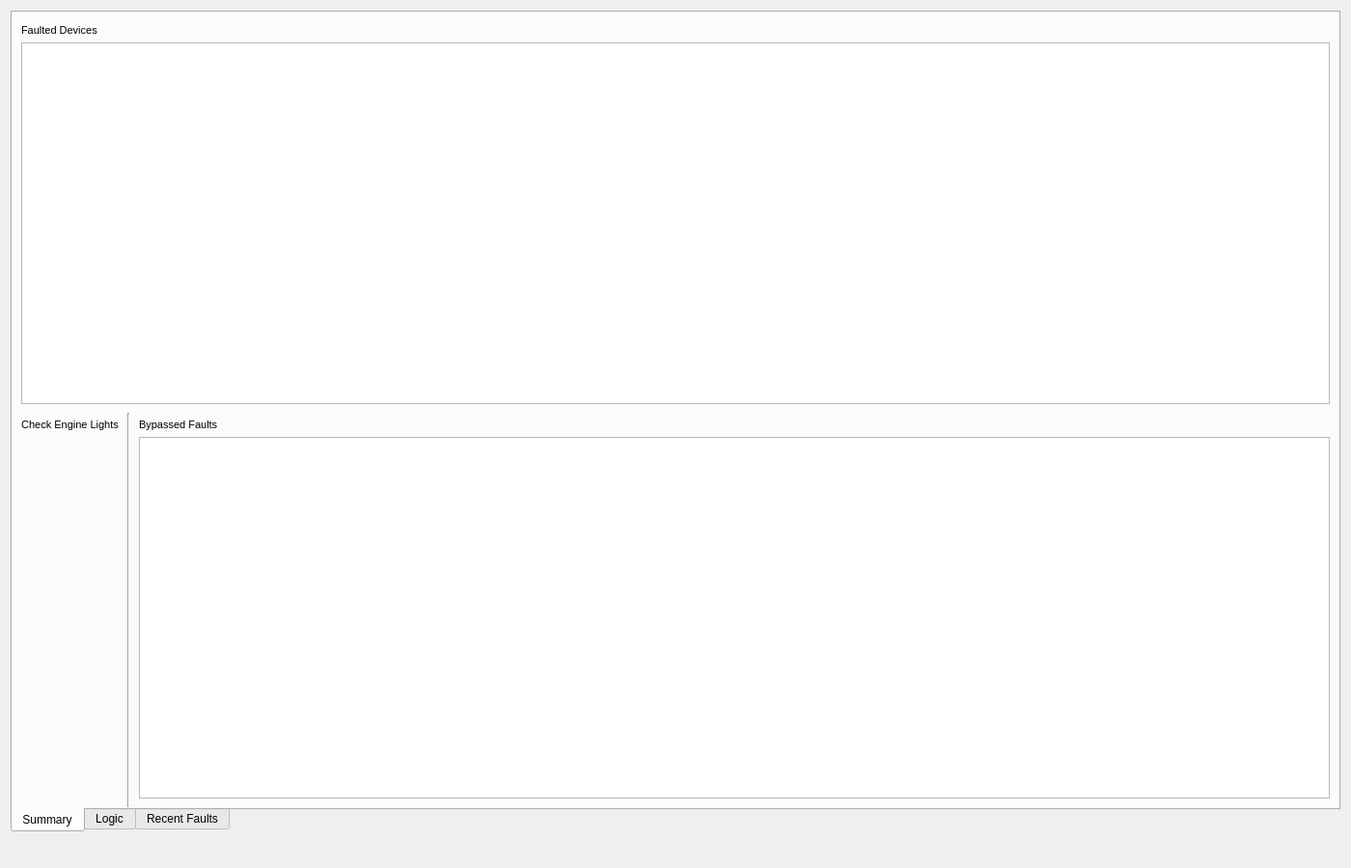
<?xml version="1.0" encoding="UTF-8"?>
<ui version="4.0">
 <class>Form</class>
 <widget class="QWidget" name="Form">
  <property name="geometry">
   <rect>
    <x>0</x>
    <y>0</y>
    <width>1400</width>
    <height>900</height>
   </rect>
  </property>
  <property name="windowTitle">
   <string>SC MPS GUI</string>
  </property>
  <layout class="QVBoxLayout" name="verticalLayout">
   <item>
    <widget class="QTabWidget" name="tabWidget">
     <property name="tabPosition">
      <enum>QTabWidget::South</enum>
     </property>
     <property name="tabShape">
      <enum>QTabWidget::Rounded</enum>
     </property>
     <property name="currentIndex">
      <number>0</number>
     </property>
     <widget class="QWidget" name="summary_tab">
      <property name="styleSheet">
       <string notr="true">PyDMEmbeddedDisplay{
	background-color: rgb(105, 105, 105);
	border-color: rgb(105, 105, 105);
}</string>
      </property>
      <attribute name="title">
       <string>Summary</string>
      </attribute>
      <layout class="QVBoxLayout" name="verticalLayout_3">
       <property name="spacing">
        <number>0</number>
       </property>
       <property name="leftMargin">
        <number>0</number>
       </property>
       <property name="topMargin">
        <number>0</number>
       </property>
       <property name="rightMargin">
        <number>0</number>
       </property>
       <property name="bottomMargin">
        <number>0</number>
       </property>
       <item>
        <layout class="QVBoxLayout" name="summ_lyt">
         <property name="spacing">
          <number>0</number>
         </property>
         <item>
          <layout class="QHBoxLayout" name="permit_lyt">
           <property name="spacing">
            <number>7</number>
           </property>
           <property name="bottomMargin">
            <number>6</number>
           </property>
           <item>
            <widget class="PyDMEmbeddedDisplay" name="sc_bsyd_embed">
             <property name="maximumSize">
              <size>
               <width>250</width>
               <height>250</height>
              </size>
             </property>
             <property name="toolTip">
              <string/>
             </property>
             <property name="frameShape">
              <enum>QFrame::NoFrame</enum>
             </property>
             <property name="macros" stdset="0">
              <string>{&quot;DEVICE_NAME&quot;: &quot;SC_BSYD&quot;, &quot;P_PV&quot;: &quot;SC_BSYD&quot;, &quot;T_PV&quot;: &quot;2&quot;}</string>
             </property>
             <property name="filename" stdset="0">
              <string>resources/mps_permit_panel.ui</string>
             </property>
             <property name="loadWhenShown" stdset="0">
              <bool>true</bool>
             </property>
             <property name="disconnectWhenHidden" stdset="0">
              <bool>true</bool>
             </property>
            </widget>
           </item>
           <item>
            <widget class="PyDMEmbeddedDisplay" name="sc_diag0_embed">
             <property name="maximumSize">
              <size>
               <width>250</width>
               <height>250</height>
              </size>
             </property>
             <property name="toolTip">
              <string/>
             </property>
             <property name="frameShape">
              <enum>QFrame::NoFrame</enum>
             </property>
             <property name="macros" stdset="0">
              <string>{&quot;DEVICE_NAME&quot;:&quot;SC_DIAG0&quot;, &quot;P_PV&quot;:&quot;SC_DIAG0&quot;, &quot;T_PV&quot;:&quot;1&quot;}</string>
             </property>
             <property name="filename" stdset="0">
              <string>resources/mps_permit_panel.ui</string>
             </property>
            </widget>
           </item>
           <item>
            <widget class="PyDMEmbeddedDisplay" name="sc_hxr_embed">
             <property name="maximumSize">
              <size>
               <width>250</width>
               <height>250</height>
              </size>
             </property>
             <property name="toolTip">
              <string/>
             </property>
             <property name="frameShape">
              <enum>QFrame::NoFrame</enum>
             </property>
             <property name="macros" stdset="0">
              <string>{&quot;DEVICE_NAME&quot;:&quot;SC_HXR&quot;, &quot;P_PV&quot;:&quot;SC_HXR&quot;, &quot;T_PV&quot;:&quot;3&quot;}</string>
             </property>
             <property name="filename" stdset="0">
              <string>resources/mps_permit_panel.ui</string>
             </property>
            </widget>
           </item>
           <item>
            <widget class="PyDMEmbeddedDisplay" name="sc_sxr_embed">
             <property name="maximumSize">
              <size>
               <width>250</width>
               <height>250</height>
              </size>
             </property>
             <property name="toolTip">
              <string/>
             </property>
             <property name="frameShape">
              <enum>QFrame::NoFrame</enum>
             </property>
             <property name="macros" stdset="0">
              <string>{&quot;DEVICE_NAME&quot;:&quot;SC_SXR&quot;, &quot;P_PV&quot;:&quot;SC_SXR&quot;, &quot;T_PV&quot;:&quot;4&quot;}</string>
             </property>
             <property name="filename" stdset="0">
              <string>resources/mps_permit_panel.ui</string>
             </property>
            </widget>
           </item>
           <item>
            <widget class="PyDMEmbeddedDisplay" name="laser_embed">
             <property name="maximumSize">
              <size>
               <width>250</width>
               <height>250</height>
              </size>
             </property>
             <property name="toolTip">
              <string/>
             </property>
             <property name="frameShape">
              <enum>QFrame::NoFrame</enum>
             </property>
             <property name="macros" stdset="0">
              <string>{&quot;DEVICE_NAME&quot;:&quot;LASER&quot;, &quot;P_PV&quot;:&quot;LASER&quot;, &quot;T_PV&quot;:&quot;0&quot;}</string>
             </property>
             <property name="filename" stdset="0">
              <string>resources/mps_permit_panel.ui</string>
             </property>
            </widget>
           </item>
           <item>
            <widget class="PyDMEmbeddedDisplay" name="sc_lesa_embed">
             <property name="maximumSize">
              <size>
               <width>250</width>
               <height>250</height>
              </size>
             </property>
             <property name="toolTip">
              <string/>
             </property>
             <property name="frameShape">
              <enum>QFrame::NoFrame</enum>
             </property>
             <property name="macros" stdset="0">
              <string>{&quot;DEVICE_NAME&quot;:&quot;SC_LESA&quot;, &quot;P_PV&quot;:&quot;SC_LESA&quot;, &quot;T_PV&quot;:&quot;5&quot;}</string>
             </property>
             <property name="filename" stdset="0">
              <string>resources/mps_permit_panel.ui</string>
             </property>
            </widget>
           </item>
          </layout>
         </item>
         <item>
          <widget class="QFrame" name="summ_frame">
           <layout class="QVBoxLayout" name="verticalLayout_5">
            <property name="topMargin">
             <number>6</number>
            </property>
            <item>
             <widget class="QLabel" name="fault_lbl">
              <property name="font">
               <font>
                <pointsize>8</pointsize>
               </font>
              </property>
              <property name="text">
               <string>Faulted Devices</string>
              </property>
             </widget>
            </item>
            <item>
             <widget class="QTableView" name="summ_tbl">
              <property name="sizePolicy">
               <sizepolicy hsizetype="Expanding" vsizetype="Expanding">
                <horstretch>0</horstretch>
                <verstretch>0</verstretch>
               </sizepolicy>
              </property>
              <property name="contextMenuPolicy">
               <enum>Qt::CustomContextMenu</enum>
              </property>
              <property name="alternatingRowColors">
               <bool>true</bool>
              </property>
              <property name="selectionBehavior">
               <enum>QAbstractItemView::SelectRows</enum>
              </property>
              <property name="verticalScrollMode">
               <enum>QAbstractItemView::ScrollPerPixel</enum>
              </property>
              <property name="horizontalScrollMode">
               <enum>QAbstractItemView::ScrollPerPixel</enum>
              </property>
              <attribute name="horizontalHeaderDefaultSectionSize">
               <number>100</number>
              </attribute>
              <attribute name="horizontalHeaderHighlightSections">
               <bool>false</bool>
              </attribute>
             </widget>
            </item>
           </layout>
          </widget>
         </item>
         <item>
          <layout class="QHBoxLayout" name="summ_bot_lyt">
           <item>
            <widget class="QFrame" name="engine_frame">
             <layout class="QVBoxLayout" name="engine_lyt" stretch="2,3,3">
              <property name="topMargin">
               <number>6</number>
              </property>
              <item>
               <widget class="QLabel" name="engine_lbl">
                <property name="font">
                 <font>
                  <pointsize>8</pointsize>
                 </font>
                </property>
                <property name="text">
                 <string>Check Engine Lights</string>
                </property>
                <property name="alignment">
                 <set>Qt::AlignHCenter|Qt::AlignTop</set>
                </property>
               </widget>
              </item>
              <item>
               <widget class="PyDMByteIndicator" name="mp01_bit">
                <property name="toolTip">
                 <string/>
                </property>
                <property name="alarmSensitiveBorder" stdset="0">
                 <bool>true</bool>
                </property>
                <property name="channel" stdset="0">
                 <string>ca://SIOC:SYS0:MP01:MonitorReady</string>
                </property>
                <property name="offColor" stdset="0">
                 <color>
                  <red>255</red>
                  <green>0</green>
                  <blue>0</blue>
                 </color>
                </property>
                <property name="showLabels" stdset="0">
                 <bool>true</bool>
                </property>
                <property name="circles" stdset="0">
                 <bool>true</bool>
                </property>
                <property name="labels" stdset="0">
                 <stringlist>
                  <string>MP01</string>
                 </stringlist>
                </property>
               </widget>
              </item>
              <item>
               <widget class="PyDMByteIndicator" name="mp03_bit">
                <property name="toolTip">
                 <string/>
                </property>
                <property name="alarmSensitiveBorder" stdset="0">
                 <bool>true</bool>
                </property>
                <property name="channel" stdset="0">
                 <string>ca://SIOC:SYS0:MP03:MonitorReady</string>
                </property>
                <property name="offColor" stdset="0">
                 <color>
                  <red>255</red>
                  <green>0</green>
                  <blue>0</blue>
                 </color>
                </property>
                <property name="showLabels" stdset="0">
                 <bool>true</bool>
                </property>
                <property name="circles" stdset="0">
                 <bool>true</bool>
                </property>
                <property name="labels" stdset="0">
                 <stringlist>
                  <string>MP03</string>
                 </stringlist>
                </property>
               </widget>
              </item>
             </layout>
            </widget>
           </item>
           <item>
            <widget class="Line" name="line">
             <property name="orientation">
              <enum>Qt::Vertical</enum>
             </property>
            </widget>
           </item>
           <item>
            <widget class="QFrame" name="byp_frame">
             <layout class="QVBoxLayout" name="byp_lyt">
              <property name="topMargin">
               <number>6</number>
              </property>
              <item>
               <widget class="QLabel" name="byp_lbl">
                <property name="font">
                 <font>
                  <pointsize>8</pointsize>
                 </font>
                </property>
                <property name="text">
                 <string>Bypassed Faults</string>
                </property>
               </widget>
              </item>
              <item>
               <widget class="QTableView" name="byp_tbl">
                <property name="contextMenuPolicy">
                 <enum>Qt::CustomContextMenu</enum>
                </property>
                <property name="alternatingRowColors">
                 <bool>true</bool>
                </property>
                <property name="selectionBehavior">
                 <enum>QAbstractItemView::SelectRows</enum>
                </property>
                <property name="verticalScrollMode">
                 <enum>QAbstractItemView::ScrollPerPixel</enum>
                </property>
                <property name="horizontalScrollMode">
                 <enum>QAbstractItemView::ScrollPerPixel</enum>
                </property>
                <attribute name="horizontalHeaderHighlightSections">
                 <bool>false</bool>
                </attribute>
               </widget>
              </item>
             </layout>
            </widget>
           </item>
          </layout>
         </item>
        </layout>
       </item>
      </layout>
     </widget>
     <widget class="QWidget" name="logic_tab">
      <attribute name="title">
       <string>Logic</string>
      </attribute>
      <layout class="QVBoxLayout" name="verticalLayout_2">
       <item>
        <layout class="QHBoxLayout" name="logic_filter_lyt">
         <item>
          <widget class="QCheckBox" name="inactive_chck">
           <property name="text">
            <string>Show Inactive Faults</string>
           </property>
          </widget>
         </item>
         <item>
          <spacer name="logic_filter_spcr">
           <property name="orientation">
            <enum>Qt::Horizontal</enum>
           </property>
           <property name="sizeHint" stdset="0">
            <size>
             <width>40</width>
             <height>20</height>
            </size>
           </property>
          </spacer>
         </item>
         <item>
          <widget class="QLineEdit" name="logic_filter_edt">
           <property name="placeholderText">
            <string>Case-insensitive Filter</string>
           </property>
          </widget>
         </item>
        </layout>
       </item>
       <item>
        <widget class="QSplitter" name="logic_spltr">
         <property name="orientation">
          <enum>Qt::Vertical</enum>
         </property>
         <widget class="QTableView" name="logic_tbl">
          <property name="contextMenuPolicy">
           <enum>Qt::DefaultContextMenu</enum>
          </property>
          <property name="alternatingRowColors">
           <bool>true</bool>
          </property>
          <property name="selectionBehavior">
           <enum>QAbstractItemView::SelectRows</enum>
          </property>
          <property name="verticalScrollMode">
           <enum>QAbstractItemView::ScrollPerPixel</enum>
          </property>
          <property name="horizontalScrollMode">
           <enum>QAbstractItemView::ScrollPerPixel</enum>
          </property>
          <attribute name="horizontalHeaderDefaultSectionSize">
           <number>100</number>
          </attribute>
          <attribute name="horizontalHeaderHighlightSections">
           <bool>false</bool>
          </attribute>
         </widget>
         <widget class="QScrollArea" name="dtls_area">
          <property name="widgetResizable">
           <bool>true</bool>
          </property>
          <widget class="QWidget" name="dtls_cntnt">
           <property name="geometry">
            <rect>
             <x>0</x>
             <y>0</y>
             <width>262</width>
             <height>289</height>
            </rect>
           </property>
           <layout class="QVBoxLayout" name="verticalLayout_4">
            <item>
             <layout class="QHBoxLayout" name="dtls_row1_lyt">
              <item>
               <widget class="QLabel" name="dtls_title_lbl">
                <property name="font">
                 <font>
                  <pointsize>10</pointsize>
                  <weight>75</weight>
                  <bold>true</bold>
                 </font>
                </property>
                <property name="text">
                 <string>Selection Details</string>
                </property>
               </widget>
              </item>
              <item>
               <spacer name="dtls_row1_spcr">
                <property name="orientation">
                 <enum>Qt::Horizontal</enum>
                </property>
                <property name="sizeHint" stdset="0">
                 <size>
                  <width>1353</width>
                  <height>20</height>
                 </size>
                </property>
               </spacer>
              </item>
              <item>
               <widget class="QPushButton" name="dtls_close_btn">
                <property name="sizePolicy">
                 <sizepolicy hsizetype="Fixed" vsizetype="Fixed">
                  <horstretch>0</horstretch>
                  <verstretch>0</verstretch>
                 </sizepolicy>
                </property>
                <property name="minimumSize">
                 <size>
                  <width>15</width>
                  <height>15</height>
                 </size>
                </property>
                <property name="maximumSize">
                 <size>
                  <width>15</width>
                  <height>15</height>
                 </size>
                </property>
                <property name="font">
                 <font>
                  <weight>75</weight>
                  <bold>true</bold>
                 </font>
                </property>
                <property name="styleSheet">
                 <string notr="true">background-color: rgb(255, 85, 0);</string>
                </property>
                <property name="text">
                 <string>X</string>
                </property>
               </widget>
              </item>
             </layout>
            </item>
            <item>
             <layout class="QHBoxLayout" name="dtls_row2_lyt">
              <item>
               <widget class="QLabel" name="dtls_name_title_lbl">
                <property name="text">
                 <string>Name:</string>
                </property>
               </widget>
              </item>
              <item>
               <widget class="QLabel" name="dtls_name_lbl">
                <property name="text">
                 <string>&lt;Display Name&gt;</string>
                </property>
               </widget>
              </item>
              <item>
               <spacer name="dtls_row2_spcr">
                <property name="orientation">
                 <enum>Qt::Horizontal</enum>
                </property>
                <property name="sizeHint" stdset="0">
                 <size>
                  <width>40</width>
                  <height>20</height>
                 </size>
                </property>
               </spacer>
              </item>
              <item>
               <widget class="PyDMRelatedDisplayButton" name="dtls_byp_btn">
                <property name="toolTip">
                 <string/>
                </property>
                <property name="text">
                 <string>Bypass...</string>
                </property>
                <property name="filenames" stdset="0">
                 <stringlist>
                  <string>$PYDM/mps/mps_bypass.ui</string>
                 </stringlist>
                </property>
                <property name="titles" stdset="0">
                 <stringlist>
                  <string>Bypass: ${DEVICE_BYP}</string>
                 </stringlist>
                </property>
                <property name="showIcon" stdset="0">
                 <bool>false</bool>
                </property>
                <property name="macros" stdset="0">
                 <stringlist>
                  <string>{}</string>
                 </stringlist>
                </property>
                <property name="openInNewWindow" stdset="0">
                 <bool>true</bool>
                </property>
               </widget>
              </item>
             </layout>
            </item>
            <item>
             <layout class="QHBoxLayout" name="dtls_row3_lyt">
              <item>
               <widget class="QLabel" name="dtls_state_title_lbl">
                <property name="sizePolicy">
                 <sizepolicy hsizetype="Fixed" vsizetype="Preferred">
                  <horstretch>0</horstretch>
                  <verstretch>0</verstretch>
                 </sizepolicy>
                </property>
                <property name="text">
                 <string>Current State:</string>
                </property>
               </widget>
              </item>
              <item>
               <widget class="PyDMLabel" name="dtls_state_lbl">
                <property name="toolTip">
                 <string/>
                </property>
               </widget>
              </item>
             </layout>
            </item>
            <item>
             <layout class="QHBoxLayout" name="dtls_row4_lyt">
              <item>
               <widget class="QLabel" name="dtls_ign_title_lbl">
                <property name="sizePolicy">
                 <sizepolicy hsizetype="Fixed" vsizetype="Preferred">
                  <horstretch>0</horstretch>
                  <verstretch>0</verstretch>
                 </sizepolicy>
                </property>
                <property name="text">
                 <string>Ignored When:</string>
                </property>
               </widget>
              </item>
              <item>
               <widget class="QLabel" name="dtls_ign_lbl">
                <property name="text">
                 <string>&lt;Ignored Conditions&gt;</string>
                </property>
               </widget>
              </item>
             </layout>
            </item>
            <item>
             <widget class="QTableWidget" name="dtls_truth_tbl">
              <property name="sizePolicy">
               <sizepolicy hsizetype="Expanding" vsizetype="Fixed">
                <horstretch>0</horstretch>
                <verstretch>0</verstretch>
               </sizepolicy>
              </property>
              <property name="verticalScrollBarPolicy">
               <enum>Qt::ScrollBarAlwaysOff</enum>
              </property>
              <property name="horizontalScrollBarPolicy">
               <enum>Qt::ScrollBarAlwaysOff</enum>
              </property>
              <property name="sizeAdjustPolicy">
               <enum>QAbstractScrollArea::AdjustToContents</enum>
              </property>
              <property name="editTriggers">
               <set>QAbstractItemView::NoEditTriggers</set>
              </property>
              <property name="selectionBehavior">
               <enum>QAbstractItemView::SelectRows</enum>
              </property>
              <attribute name="horizontalHeaderDefaultSectionSize">
               <number>225</number>
              </attribute>
              <attribute name="horizontalHeaderHighlightSections">
               <bool>false</bool>
              </attribute>
              <attribute name="verticalHeaderVisible">
               <bool>false</bool>
              </attribute>
              <attribute name="verticalHeaderHighlightSections">
               <bool>false</bool>
              </attribute>
              <column>
               <property name="text">
                <string>State</string>
               </property>
              </column>
              <column>
               <property name="text">
                <string>Value</string>
               </property>
              </column>
              <column>
               <property name="text">
                <string>SC_BSYD</string>
               </property>
              </column>
              <column>
               <property name="text">
                <string>SC_DIAG0</string>
               </property>
              </column>
              <column>
               <property name="text">
                <string>SC_HXR</string>
               </property>
              </column>
              <column>
               <property name="text">
                <string>SC_SXR</string>
               </property>
              </column>
              <column>
               <property name="text">
                <string>LASER</string>
               </property>
              </column>
              <column>
               <property name="text">
                <string>SC_LESA</string>
               </property>
              </column>
             </widget>
            </item>
            <item>
             <widget class="QLabel" name="dtls_where_lbl">
              <property name="font">
               <font>
                <pointsize>8</pointsize>
               </font>
              </property>
              <property name="text">
               <string>Where:</string>
              </property>
             </widget>
            </item>
            <item>
             <widget class="QTableWidget" name="dtls_pv_tbl">
              <property name="sizePolicy">
               <sizepolicy hsizetype="Expanding" vsizetype="Fixed">
                <horstretch>0</horstretch>
                <verstretch>0</verstretch>
               </sizepolicy>
              </property>
              <property name="verticalScrollBarPolicy">
               <enum>Qt::ScrollBarAlwaysOff</enum>
              </property>
              <property name="horizontalScrollBarPolicy">
               <enum>Qt::ScrollBarAlwaysOff</enum>
              </property>
              <property name="sizeAdjustPolicy">
               <enum>QAbstractScrollArea::AdjustToContents</enum>
              </property>
              <property name="editTriggers">
               <set>QAbstractItemView::NoEditTriggers</set>
              </property>
              <property name="selectionBehavior">
               <enum>QAbstractItemView::SelectRows</enum>
              </property>
              <attribute name="horizontalHeaderHighlightSections">
               <bool>false</bool>
              </attribute>
              <attribute name="verticalHeaderVisible">
               <bool>false</bool>
              </attribute>
              <attribute name="verticalHeaderHighlightSections">
               <bool>false</bool>
              </attribute>
              <column>
               <property name="text">
                <string>Bit Position</string>
               </property>
              </column>
              <column>
               <property name="text">
                <string>Current PV</string>
               </property>
              </column>
              <column>
               <property name="text">
                <string>Latched PV</string>
               </property>
              </column>
              <column>
               <property name="text">
                <string>Related Information</string>
               </property>
              </column>
             </widget>
            </item>
           </layout>
          </widget>
         </widget>
        </widget>
       </item>
       <item>
        <layout class="QHBoxLayout" name="num_flts_lyt">
         <item>
          <spacer name="num_flts_spcr">
           <property name="orientation">
            <enum>Qt::Horizontal</enum>
           </property>
           <property name="sizeHint" stdset="0">
            <size>
             <width>40</width>
             <height>20</height>
            </size>
           </property>
          </spacer>
         </item>
         <item>
          <widget class="QLabel" name="num_flts_lbl">
           <property name="font">
            <font>
             <pointsize>7</pointsize>
            </font>
           </property>
           <property name="text">
            <string>####</string>
           </property>
          </widget>
         </item>
        </layout>
       </item>
      </layout>
     </widget>
     <widget class="QWidget" name="recent_tab">
      <attribute name="title">
       <string>Recent Faults</string>
      </attribute>
      <layout class="QVBoxLayout" name="verticalLayout_6">
       <item>
        <layout class="QVBoxLayout" name="recent_lyt">
         <item>
          <layout class="QHBoxLayout" name="recent_filter_lyt">
           <item>
            <spacer name="recent_filter_spcr">
             <property name="orientation">
              <enum>Qt::Horizontal</enum>
             </property>
             <property name="sizeHint" stdset="0">
              <size>
               <width>40</width>
               <height>20</height>
              </size>
             </property>
            </spacer>
           </item>
           <item>
            <widget class="QLineEdit" name="recent_filter_edt">
             <property name="placeholderText">
              <string>Case-insensitive Filter</string>
             </property>
            </widget>
           </item>
          </layout>
         </item>
         <item>
          <widget class="QTableView" name="recent_tbl">
           <property name="contextMenuPolicy">
            <enum>Qt::CustomContextMenu</enum>
           </property>
           <property name="autoScroll">
            <bool>false</bool>
           </property>
           <property name="alternatingRowColors">
            <bool>true</bool>
           </property>
           <property name="selectionBehavior">
            <enum>QAbstractItemView::SelectRows</enum>
           </property>
           <property name="verticalScrollMode">
            <enum>QAbstractItemView::ScrollPerPixel</enum>
           </property>
           <attribute name="horizontalHeaderHighlightSections">
            <bool>false</bool>
           </attribute>
          </widget>
         </item>
         <item>
          <layout class="QHBoxLayout" name="recent_disp_lyt">
           <property name="spacing">
            <number>0</number>
           </property>
           <item>
            <spacer name="recent_disp_spcr">
             <property name="orientation">
              <enum>Qt::Horizontal</enum>
             </property>
             <property name="sizeHint" stdset="0">
              <size>
               <width>40</width>
               <height>7</height>
              </size>
             </property>
            </spacer>
           </item>
           <item>
            <widget class="QLabel" name="recent_disp_lbl">
             <property name="font">
              <font>
               <pointsize>7</pointsize>
              </font>
             </property>
             <property name="text">
              <string>Displaying</string>
             </property>
             <property name="alignment">
              <set>Qt::AlignBottom|Qt::AlignLeading|Qt::AlignLeft</set>
             </property>
            </widget>
           </item>
           <item>
            <widget class="QLabel" name="real_num_lbl">
             <property name="font">
              <font>
               <pointsize>7</pointsize>
              </font>
             </property>
             <property name="text">
              <string>###</string>
             </property>
             <property name="alignment">
              <set>Qt::AlignBottom|Qt::AlignLeading|Qt::AlignLeft</set>
             </property>
            </widget>
           </item>
           <item>
            <widget class="QLabel" name="desired_num_lbl">
             <property name="font">
              <font>
               <pointsize>7</pointsize>
              </font>
             </property>
             <property name="text">
              <string>/ 1000 Faults</string>
             </property>
             <property name="alignment">
              <set>Qt::AlignBottom|Qt::AlignLeading|Qt::AlignLeft</set>
             </property>
            </widget>
           </item>
          </layout>
         </item>
        </layout>
       </item>
      </layout>
     </widget>
    </widget>
   </item>
   <item>
    <layout class="QHBoxLayout" name="ftr_lyt">
     <property name="spacing">
      <number>0</number>
     </property>
     <item>
      <widget class="PyDMDrawingImage" name="ftr_lcls_img">
       <property name="maximumSize">
        <size>
         <width>270</width>
         <height>30</height>
        </size>
       </property>
       <property name="toolTip">
        <string/>
       </property>
       <property name="filename" stdset="0">
        <string>resources/lcls_mps_lockup_sidebyside_digital.png</string>
       </property>
      </widget>
     </item>
     <item>
      <spacer name="ftr_spcr">
       <property name="orientation">
        <enum>Qt::Horizontal</enum>
       </property>
       <property name="sizeHint" stdset="0">
        <size>
         <width>40</width>
         <height>20</height>
        </size>
       </property>
      </spacer>
     </item>
     <item>
      <widget class="PyDMLabel" name="ftr_time_lbl">
       <property name="toolTip">
        <string/>
       </property>
       <property name="channel" stdset="0">
        <string>ca://SIOC:SYS0:AL00:TOD</string>
       </property>
      </widget>
     </item>
    </layout>
   </item>
  </layout>
 </widget>
 <customwidgets>
  <customwidget>
   <class>PyDMLabel</class>
   <extends>QLabel</extends>
   <header>pydm.widgets.label</header>
  </customwidget>
  <customwidget>
   <class>PyDMByteIndicator</class>
   <extends>QWidget</extends>
   <header>pydm.widgets.byte</header>
  </customwidget>
  <customwidget>
   <class>PyDMDrawingImage</class>
   <extends>QWidget</extends>
   <header>pydm.widgets.drawing</header>
  </customwidget>
  <customwidget>
   <class>PyDMEmbeddedDisplay</class>
   <extends>QFrame</extends>
   <header>pydm.widgets.embedded_display</header>
  </customwidget>
  <customwidget>
   <class>PyDMRelatedDisplayButton</class>
   <extends>QPushButton</extends>
   <header>pydm.widgets.related_display_button</header>
  </customwidget>
 </customwidgets>
 <resources/>
 <connections/>
</ui>
